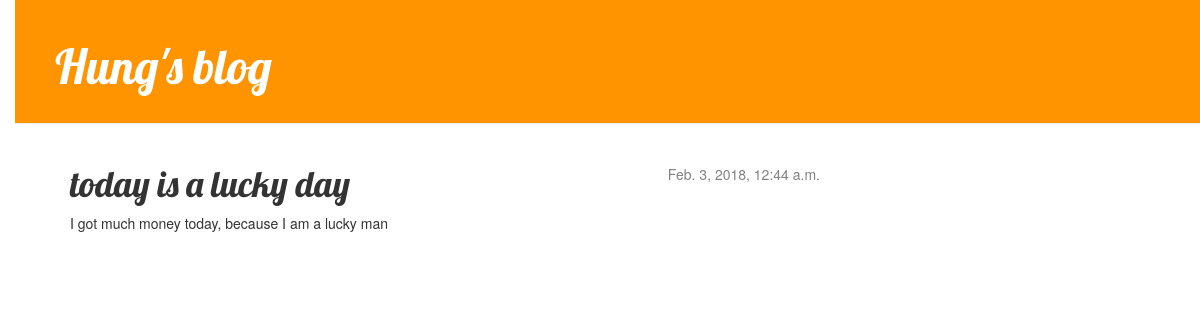
The app's page /post/2/ with its own data.
### blog/models.py (models this page shows, shortened)
class Post(models.Model):
    author = models.ForeignKey('auth.User')
    title = models.CharField(max_length=200)
    text = models.TextField()
    created_date = models.DateTimeField(default=timezone.now)
    published_date = models.DateTimeField(blank=True, null=True)

### blog/views.py (the view)
# urls.py: url(r'^post/(?P<pk>[0-9]+)/$', views.post_detail, name='post_detail'),
def post_detail(request, pk):
    post = get_object_or_404(Post, pk=pk)
    return render(request, 'blog/post_detail.html', {'post':post})

### blog/templates/blog/post_detail.html (shortened to what this page needs)
{% extends 'blog/base.html' %}
    {% block content %}
        <div class="post">
            {% if post.published_date %}
                <div class="date">
                    {{ post.published_date }}
                </div>
            {% endif %}
            <h1>{{ post.title }}</h1>
            <p>{{ post.text|linebreaksbr }}</p>
        </div>
    {% endblock %}

### blog/static/css/blog.css (style rules this page uses)
body { padding-left: 15px; }
h1, h2, h3, h4 { font-family: 'Lobster', cursive; }
.date { float: right; color: #828282; }
.post { margin-bottom: 70px; }

### records on screen
Post: published_date "Feb. 3, 2018, 12:44 a.m.", title "today is a lucky day", text "I got much money today, because I am a lucky man"
